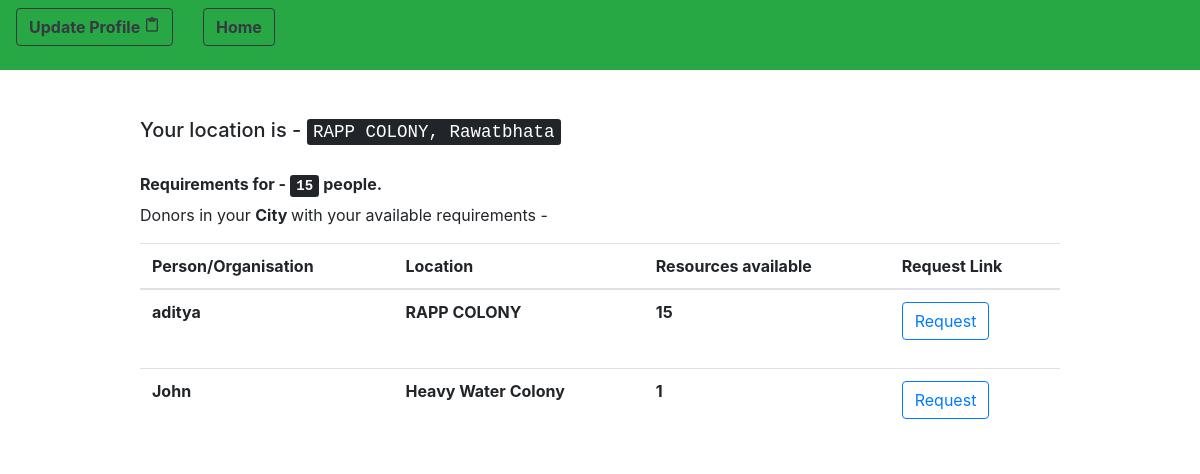
The page /users/showDonor/ (signed in) on the database as committed earlier.
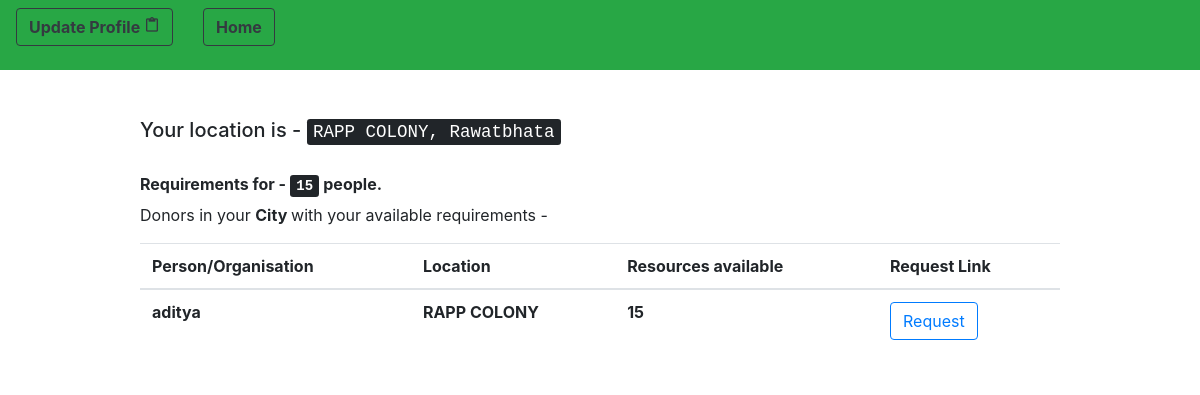
The same page on the database as committed later.
### customUser/models.py (models this page shows, shortened)
class CustomUser(AbstractUser):
    pin_code = models.IntegerField(null = True)
    contact_no = models.IntegerField(null = True)
    resources = models.IntegerField(null = True) # no. of persons avability/requirement
    locality = models.CharField(max_length = 100)
    city = models.CharField(max_length = 50)
    """CHOICES=[('0','Donor'),
                   ('1','Reciever')]"""
    state = models.CharField(max_length = 50, default = " ")
    user_type = models.IntegerField(null = True) # 0 - Donor 1 - Reciever
    email = models.EmailField(unique=True)

### customUser/views.py (the view)
# urls.py: path('showDonor/', views.show_nearby_donors, name = 'showNearbyDonors'),
def show_nearby_donors(request):
	you = request.user
	you_address = you.locality + ',' + you.city
	donors = CustomUser.objects.filter(city = you.city)
	return render(request, 'show_donors.html', {'you' : you, 'donors' : donors})

### templates/show_donors.html (shortened to what this page needs)
{% extends 'base.html' %}
{% block navigation %}
	<div class = "row">
		<div class = "col">
			<form method = "get" action = "{% url 'edit_profile' %}">
				<button type = "submit" class = "btn btn-outline-dark navbar-btn"> <strong> Update Profile </strong><i class="material-icons" style="font-size:16px">content_paste</i></button>
			</form>
		</div>
		<div class = "col">
	<form method = "post" action = "{% url 'homePage' %}">
		<button type = "submit" class = "btn btn-outline-dark navbar-btn"> <strong>Home </strong></button>
	</form>
</div>
	</div>
{% endblock %}
{% block content %}
	<h5> Your location is - <kbd> {{ you.locality }}, {{ you.city }} </kbd> </h5> <br>
	<h6> <strong> Requirements for - <kbd> {{ you.resources }}</kbd> people.</strong></h6>
	<p> Donors in your <strong> City </strong> with your available requirements -  </p>
	<table class = "table">
			<thead>
				<tr>
					<th scope="col"> Person/Organisation </th>
					<th scope="col"> Location </th>
					<th scope="col"> Resources available </th>
					<th scope ="col"> Request Link </th>
				</tr>
			</thead>
			<tbody>
	{% for i in donors %}
		{% if i.username != 'admin' and i.user_type == 0 and i.resources > 0%}
				<tr>
				<th scope="row"> {{ i.username }}  </th>
				<th scope="row"> {{ i.locality }} </th>
				<th scope="row"> {{ i.resources }} </th>
				<th scope="row">
					<form method = "get" action = "{% url 'update_requirements' i.email %}"> {% csrf_token %}
						<button class = "btn btn-outline-primary"> Request </button>
					</form>
				</th>
			</tr>
		{% endif %}
	{% endfor %}
	</tbody>
			</table>
	<br> <br>
{% endblock %}

Rows that differ between the two databases and show on the page:
no longer on this page (row edited): CustomUser: username "John", locality "Heavy Water Colony", resources "1"
